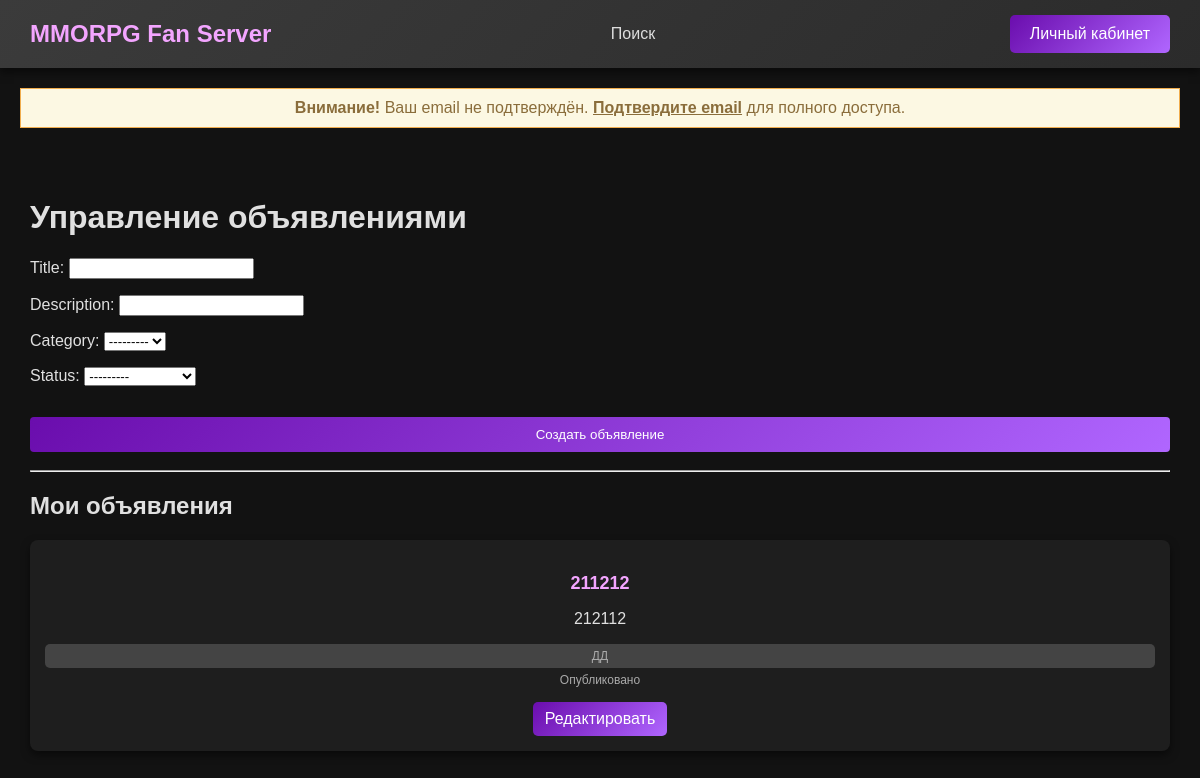
Page /create/ (signed in) on the committed database.
### ads/models.py (models this page shows, shortened)
class Ad(models.Model):
    title = models.CharField(max_length=200)
    description = CKEditor5Field('Content', config_name='default')
    category = models.ForeignKey(Category, on_delete=models.CASCADE)
    author = models.ForeignKey(CustomUser, on_delete=models.CASCADE)
    created_at = models.DateTimeField(auto_now_add=True)
    updated_at = models.DateTimeField(auto_now=True)
    status = models.CharField(max_length=50, choices=[('published', 'Опубликовано'), ('draft', 'Черновик')])
    class Meta:
        ordering = ['-created_at']
        verbose_name = 'Объявление'
        verbose_name_plural = 'Объявления'

class Category(models.Model):
    name = models.CharField(max_length=50)
    def __str__(self):
        return self.name
    class Meta:
        verbose_name = 'Категория'
        verbose_name_plural = 'Категории'

### ads/views.py (the view)
# urls.py: path('create/', views.createView, name='create'),
@login_required
def createView(request):
    ad_id = request.GET.get('edit')
    ad_to_edit = None
    if ad_id:
        ad_to_edit = get_object_or_404(Ad, id=ad_id, author=request.user)
        form = AdForm(request.POST or None, request.FILES or None, instance=ad_to_edit)
        if request.method == 'POST' and form.is_valid():
            form.save()
            return redirect('index')
    else:
        form = AdForm(request.POST or None, request.FILES or None)
        if request.method == 'POST' and form.is_valid():
            ad = form.save(commit=False)
            ad.author = request.user
            ad.save()
            return redirect('index')
    ads = Ad.objects.filter(author=request.user)
    context = {
        'form': form,
        'ads': ads,
        'ad_to_edit': ad_to_edit,
    }
    return render(request, 'ads/myads.html', context)

### ads/forms.py
class AdForm(forms.ModelForm):
    description = forms.CharField(widget=CKEditor5Widget(config_name='default'))
    class Meta:
        model = Ad
        fields = ['title', 'description', 'category', 'status']

### ads/templates/ads/myads.html (shortened to what this page needs)
{% extends 'base.html' %}
{% load static %}
{% block content %}
<div class="main-container">
    <h1>Управление объявлениями</h1>
    <form method="post" enctype="multipart/form-data">
        {{ form.as_p }}
        <button type="submit" class="btn btn-primary">
            {% if ad_to_edit %} Сохранить изменения {% else %} Создать объявление {% endif %}
        </button>
    </form>
    <hr>
    <h2>Мои объявления</h2>
    <div class="user-ads-list">
        {% for ad in ads %}
            <div class="user-ad-card">
                <h3>{{ ad.title|truncatechars:20 }}</h3>
                <p>{{ ad.description|truncatewords:10|striptags }}</p>
                <span class="category">{{ ad.category }}</span>
                <span class="status">{{ ad.get_status_display }}</span>
                <a href="?edit={{ ad.id }}" class="btn btn-secondary small-btn">Редактировать</a>
            </div>
        {% endfor %}
    </div>
</div>
{% endblock %}

### static/css/styles.css (style rules this page uses)
body { background-color: #121212; color: #e0e0e0; font-family: Arial, sans-serif; margin: 0; padding: 0; }
.btn { display: inline-block; padding: 10px 20px; background: linear-gradient(135deg, #6a0dad, #b066ff); color: white; border: none; border-radius: 5px; cursor: pointer; text-decoration: none; transition: background 0.3s, transform 0.2s; }
.btn-primary { width: calc(100% - 20px); margin: 10px auto; }
.btn-secondary { margin-top: 10px; }
.category { display: inline-block; padding: 5px 10px; background-color: #444; color: #fff; border-radius: 5px; font-size: 12px; }
.btn-primary { margin-top: 15px; padding: 10px 20px; background: linear-gradient(135deg, #6a0dad, #b066ff); color: white; border-radius: 5px; cursor: pointer; width: 100%; transition: background 0.3s; }
.category, .status { display: block; font-size: 12px; color: #aaa; margin-bottom: 5px; }
.btn-secondary { display: inline-block; padding: 8px 16px; background: linear-gradient(135deg, #6a0dad, #b066ff); color: white; border-radius: 5px; cursor: pointer; transition: background 0.3s; text-align: center; }
.main-container { padding: 30px; max-width: 1200px; margin: auto; border-radius: 8px; }
.user-ads-list { display: block; margin-top: 20px; }
.user-ad-card { background: #1e1e1e; border-radius: 8px; box-shadow: 0 4px 8px rgba(0, 0, 0, 0.5); padding: 15px; margin-bottom: 20px; text-align: center; transition: transform 0.3s, box-shadow 0.3s; }
.user-ad-card h3 { color: #f3a5ff; font-size: 18px; margin-bottom: 8px; }
.user-ad-card .category, .user-ad-card .status { display: block; font-size: 12px; color: #aaa; margin-bottom: 5px; }
.btn.small-btn { padding: 8px 12px; background: linear-gradient(135deg, #6a0dad, #b066ff); color: white; border-radius: 5px; cursor: pointer; transition: background 0.3s; }
.btn-primary { background-color: #6a0dad; color: white; border: none; padding: 10px 20px; cursor: pointer; border-radius: 4px; transition: background 0.3s; }
.btn-secondary { background-color: #4b0082; color: white; border: none; padding: 10px 20px; cursor: pointer; border-radius: 4px; transition: background 0.3s; }

### rows in the picture
Ad: title "211212", description "212112", category "ДД", status "Опубликовано"
